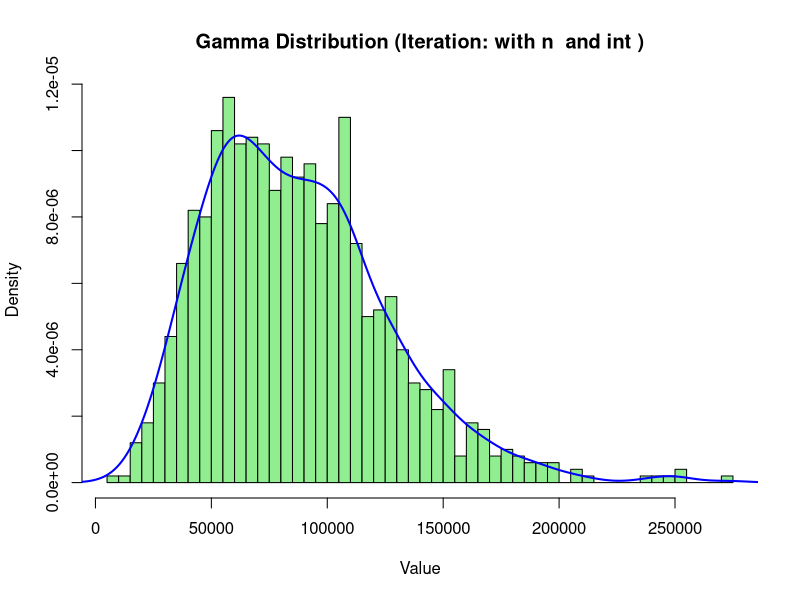
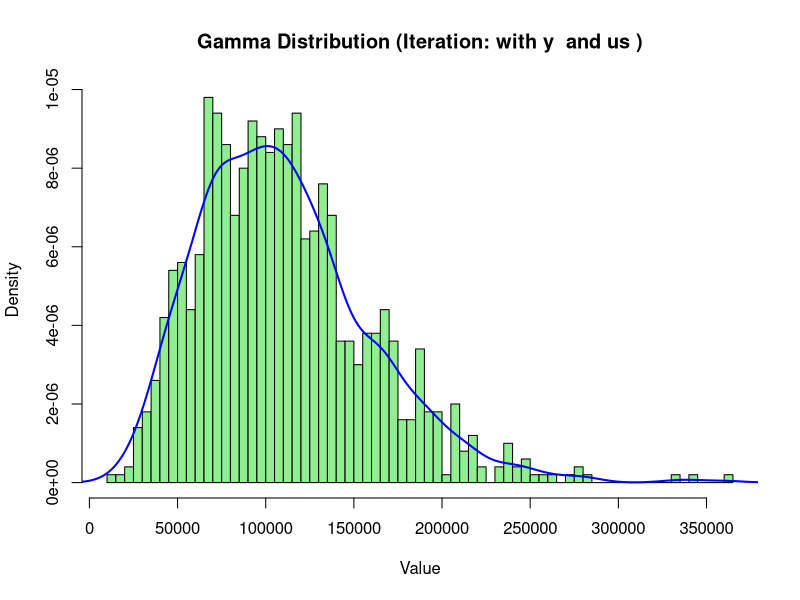
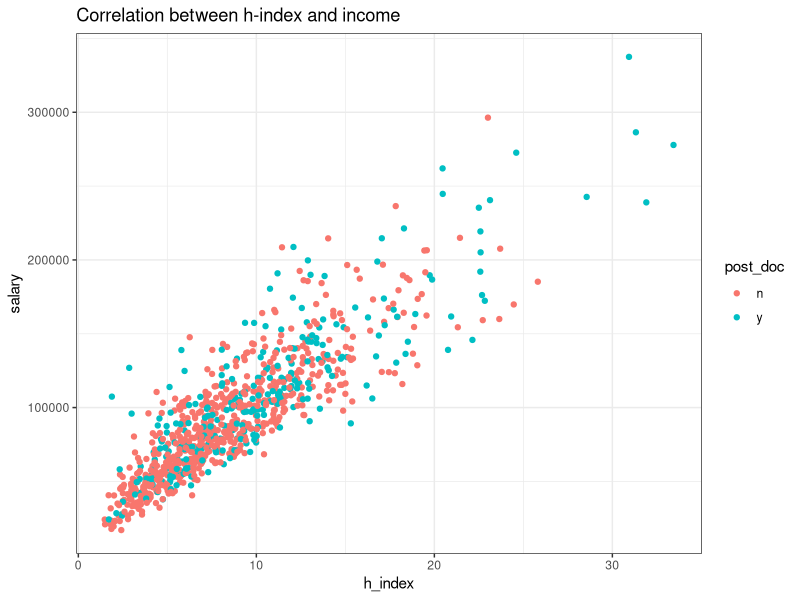
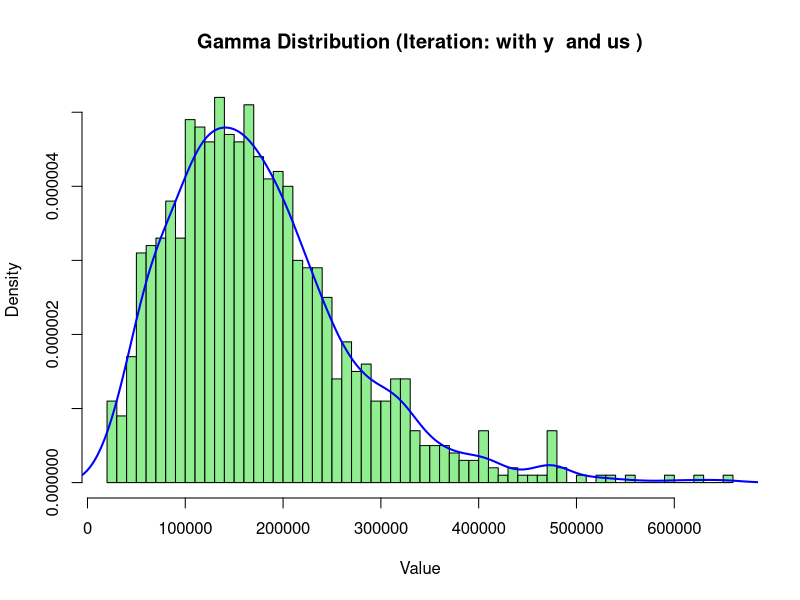
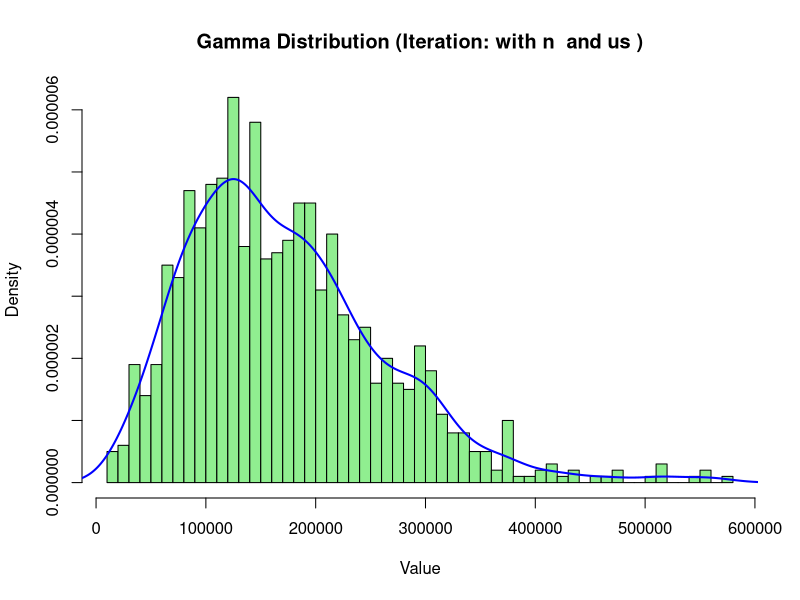
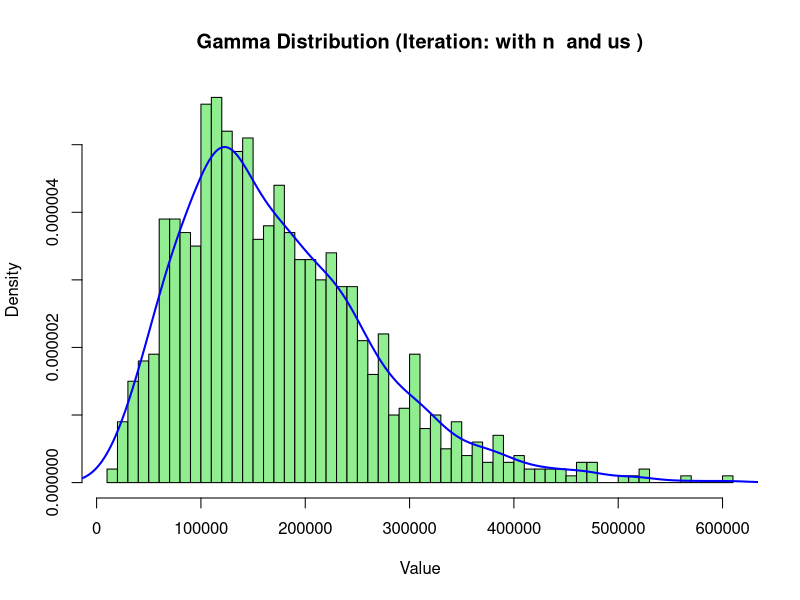
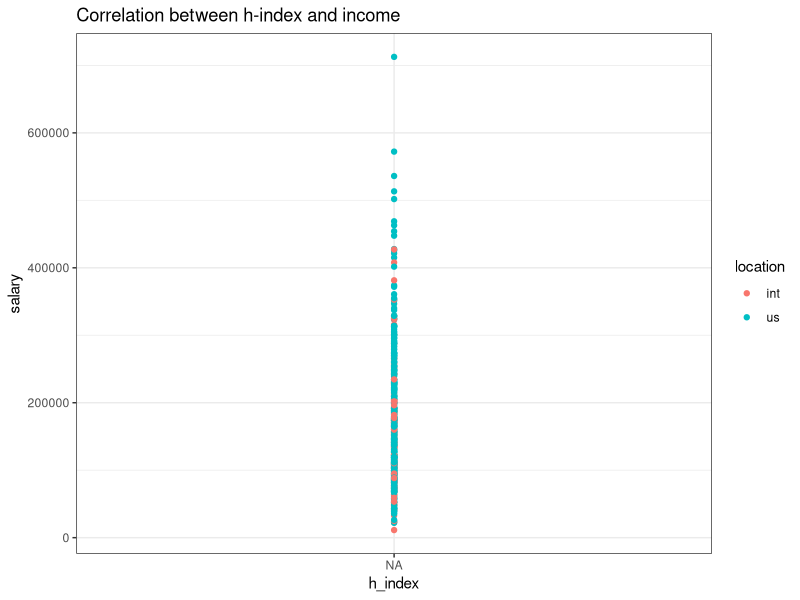

These charts were generated, in order, by the following R code:
## ---- chunk 1
library(dplyr)
library(ggplot2)

set.seed(12)
## ---- chunk 2
# creating parameters for humanity population (lower salary group)
# like pumpkin example
humanities_grads_salary_params <- list(
  mu = 90000, # mean yearly income (low income group in humanities)
  alpha = c('n' = -5000, # post doc position (yes vs no)
            'y' = +20000),
  beta = c('us' = 0, # location of Ph.D. (U.S. vs international)
           'int' = +1000
  ),
  # No interaction
  sigma = 20000
)
## ---- chunk 3
# like pumpkin example
# creating salary for population with parameters
distribution <- rnorm(100000, humanities_grads_salary_params$mu, humanities_grads_salary_params$sigma) # normally distributed -> rnorm

sample_size <- 700 # only sampled part of data (part of lower income group in humanities)

humanities_grads <- expand.grid( #setting up data frame with columns for postDoc, location and salary
  post_doc = rep(NA, sample_size), 
  location = rep(NA),
  salary = NA
)

#for-loop to fill data frame with information about postDoc and location (set up to not have an impact on annual salary)
for (r in 1:nrow(humanities_grads)) {
  # randomly assign postDoc or not with 50/50 proportion
  humanities_grads$post_doc[r] <- sample(c('y', 'n'), size=1, prob=c(0.5, 0.5))
  # randomly assign location  with 50/50 proportion
  humanities_grads$location[r] <- sample(c('us', 'int'), size=1, prob=c(0.5, 0.5))
}
## ---- chunk 4
# assigning PhD & location impact here
for (j in 1:nrow(humanities_grads)) {
  pd <- as.character(humanities_grads$post_doc[j])
  loc <- as.character(humanities_grads$location[j])       
  gamma <- 0 # no interaction wanted here
  humanities_grads$salary[j] <- (
    sample(distribution, 1)                      
    + humanities_grads_salary_params$alpha[pd]  
    + humanities_grads_salary_params$beta[loc]                
    + gamma                          
  )
}
## ---- chunk 5
# hist(humanities_grads$salary)
# abline(v=mean(humanities_grads$salary), col='red', lwd=1)
## ---- chunk 6
#adding impact of h-index (mean ~10 -> normal/low impact on salary)  - trial and error to get a reasonable number here
humanities_grads <- humanities_grads |> 
  dplyr::mutate(h_index = humanities_grads$salary * 0.00005 + rnorm(700, 10, 4))
mean_h_index <- mean(humanities_grads$h_index) # 14.97711 seems realistic
correlation_h_salary <- cor(humanities_grads$salary, humanities_grads$h_index) # 0.3209226
range_h_index <- range(humanities_grads$h_index) # ~1.8 - ~30.92
## ---- chunk 7
# hist(humanities_grads$h_index)
# abline(v=mean_h_index, col='red', lwd=1)
## ---- chunk 8
# like pumpkin example
# Now follows the creation of data of the group in humanities with a higher h-index and a higher salary.
# creating parameters for humanity population (higher salary group)
humanities_grads_H_salary_params <- list(
  mu = 140000, # mean yearly income -> set to be higher then for the first group
  alpha = c('n' = -5000,
            'y' = +20000
  ),
  beta = c('us' = 0,
           'int' = +1000
  ),
  # No interaction
  sigma = 20000
)
## ---- chunk 9
# like pumpkin example
distribution <- rnorm(100000, humanities_grads_H_salary_params$mu, humanities_grads_H_salary_params$sigma) # also normal distribution

sample_size <- 300 # rest of population to reach 1000 data points for humanities

#setting up data frame with columns for postDoc, location and salary
humanities_grads_H <- expand.grid(
  post_doc = rep(NA, sample_size), 
  location = rep(NA),
  salary = NA
)

#for-loop to fill data frame with information about postdoc and location (set up to not have an effect)
for (r in 1:nrow(humanities_grads_H)) {
  # randomly assign post-doc or not with 50/50 proportion
  humanities_grads_H$post_doc[r] <- sample(c('y', 'n'), size=1, prob=c(0.5, 0.5))
  # randomly assign location with proportion (0.4 international, 0.6 U.S.)
  humanities_grads_H$location[r] <- sample(c('us', 'int'), size=1, prob=c(0.5, 0.5))
}
## ---- chunk 10
for (j in 1:nrow(humanities_grads_H)) {
  pd <- as.character(humanities_grads_H$post_doc[j])
  loc <- as.character(humanities_grads_H$location[j])        
  gamma <- 0  # no interaction wanted
  humanities_grads_H$salary[j] <- (
    sample(distribution, 1)
    + humanities_grads_H_salary_params$alpha[pd]
    + humanities_grads_H_salary_params$beta[loc]                
    + gamma                          
  )
}
## ---- chunk 11
# hist(humanities_grads_H$salary)
# abline(v=mean(humanities_grads_H$salary), col='red', lwd=1)
## ---- chunk 12
#adding impact of h-index (mean ~25 -> higher impact on salary) - trial and error to get a reasonable number here
humanities_grads_H <- humanities_grads_H |> 
  dplyr::mutate(h_index = humanities_grads_H$salary * 0.00005 + rnorm(300, 25, 5))
mean_h_index_H <- mean(humanities_grads_H$h_index) # 32.57963 seems realistic
correlation_h_salary_H <- cor(humanities_grads_H$salary, humanities_grads_H$h_index) # 0.343683
range_h_index_H <- range(humanities_grads_H$h_index) # ~14.06 ~48
## ---- chunk 13
# hist(humanities_grads_H$h_index)
# abline(v=mean(humanities_grads_H$h_index), col='red', lwd=1)
## ---- chunk 14
humanities <- rbind(humanities_grads, humanities_grads_H)
humanities$field <- "humanities" # adding column for field, so data can be combined later
## ---- chunk 15
# histogram for full humanities salary
# hist(humanities$salary) # a little screwed; as it was set up!
# abline(v=mean(humanities_grads$salary), col='red', lwd=1)
# abline(v=mean(humanities_grads_H$salary), col='red', lwd=1)
# abline(v=mean(humanities$salary), col='blue', lwd=1)
## ---- chunk 16
# histogram for full humanities salary
# hist(humanities$h_index) # a little screwed to the right; as it was set up!
# abline(v=mean_h_index, col='red', lwd=1)
# abline(v=mean_h_index_H, col='red', lwd=1)
# abline(v=mean(humanities$h_index), col='blue', lwd=1)
## ---- chunk 17
# plot(
#   x = humanities$salary,
#   y = humanities$h_index,
#   cex = 1,
#   pch = 21,
# )
## ---- chunk 18
# creating parameters for humanity population (higher salary than humanities)
# like pumpkin example
Phy_Chem_grads_salary_params <- list(
  mu = 150000, # mean yearly income
  alpha = c('n' = -5000, # post doc position (yes vs no)
            'y' = +20000
  ),
  beta = c('us' = 0, # location of Ph.D. (U.S. vs international)
           'int' = +1000
  ),
  # No interaction
  sigma = 20000
)
## ---- chunk 19
# creating salary for population with parameters

distribution <- rnorm(100000, Phy_Chem_grads_salary_params$mu, Phy_Chem_grads_salary_params$sigma) 

sample_size <- 1000

Phy_Chem_grads <- expand.grid( #setting up data frame with columns for postDoc, location and salary
  post_doc = rep(NA, sample_size), 
  location = rep(NA),
  salary = NA
)

for (r in 1:nrow(Phy_Chem_grads)) {
  # randomly assign postDoc or not with 50/50 proportion
  Phy_Chem_grads$post_doc[r] <- sample(c('y', 'n'), size=1, prob=c(0.5, 0.5))
  # randomly assign postDoc or not with 50/50 proportion
  Phy_Chem_grads$location[r] <- sample(c('us', 'int'), size=1, prob=c(0.5, 0.5))
}
## ---- chunk 20
# assigning PhD & location impact here
for (j in 1:nrow(Phy_Chem_grads)) {
  pd <- as.character(Phy_Chem_grads$post_doc[j])
  loc <- as.character(Phy_Chem_grads$location[j])         
  gamma <- 0                       #no interaction wanted
  Phy_Chem_grads$salary[j] <- (
    sample(distribution, 1)
    + Phy_Chem_grads_salary_params$alpha[pd]
    + Phy_Chem_grads_salary_params$beta[loc]                
    + gamma                          
  )
}
## ---- chunk 21
 # hist(Phy_Chem_grads$salary)
 # abline(v=mean(Phy_Chem_grads$salary), col='red', lwd=1)
## ---- chunk 22
#adding impact of h-index (mean ~20 -> higher impact on salary) - trial and error to get a reasonable number here
Phy_Chem_grads <- Phy_Chem_grads |> 
  dplyr::mutate(h_index = Phy_Chem_grads$salary * 0.00005 + rnorm(1000, 20, 7))
mean_impact <- mean(Phy_Chem_grads$h_index) # 27.5773
correlation <- cor(Phy_Chem_grads$salary, Phy_Chem_grads$h_index) # 0.148731
range_h_index <- range(humanities_grads$h_index) # ~1.8 - ~31
## ---- chunk 23
# plot(
#   x = Phy_Chem_grads$salary,
#   y = Phy_Chem_grads$h_index,
#   cex = 1,
#   pch = 21,
# )
## ---- chunk 24
Phy_Chem_grads$field <- "Physics_Chemistry"
## ---- chunk 25

eng_comp_salary_params <- list(
  mu = 123000, # based on google search for mean salary
  alpha = c('n' = -5000, # set effect of having a post doc on salary
            'y' = +20000
  ),
  beta = c('us' = 0, #set effect of getting a PhD from the US or internationally on salary
           'int' = 0
  ),
  # Not adding any interaction terms (gamma)
  sigma = 20000 #set standard deviation of population parameters
)

#make population distribution. I chose to make the engineer/computer science salary normally distributed
population_dist <- rnorm(100000, eng_comp_salary_params$mu, eng_comp_salary_params$sigma)

## ---- chunk 26
sample_size <- 1000

eng_comp_grads <- expand.grid(
  post_doc = rep(NA, sample_size), 
  location = NA,
  salary = NA
)

for (r in 1:nrow(eng_comp_grads)) {
  # randomly assign post-doc or not with proportion (0.3 post-doc, 0.7 not)
  eng_comp_grads$post_doc[r] <- sample(c('y', 'n'), size=1, prob=c(0.3, 0.7))
  # randomly assign location with proportion (0.4 international, 0.6 U.S.)
  eng_comp_grads$location[r] <- sample(c('us', 'int'), size=1, prob=c(0.4, 0.6))
  
}
# generate salary data
for (j in 1:nrow(eng_comp_grads)) {
  pd <- as.character(eng_comp_grads$post_doc[j]) # temp. store post doc status
  loc <- as.character(eng_comp_grads$location[j])      # temp. store location         
  gamma <- 0                       #no interaction, so no combination factor needed
  eng_comp_grads$salary[j] <- (
    sample(population_dist, 1)                        #sample randomly from the population distribution
    + eng_comp_salary_params$alpha[pd]                # assign expected impact of other variables
    + eng_comp_salary_params$beta[loc]                
    + gamma                          
  )
}

#hist(eng_comp_grads$salary) #plot salary histogram

#mutate salary, manually altering scaling variables and mean of index distribution until desired mean impact and desired correlation between impact and salary is reached. Here, I picked mean h-index ~ 11 (based on a google search) and correlation ~0.3 (because we wanted h-index to be only weakly important in this field)

eng_comp_grads <- eng_comp_grads |> 
  dplyr::mutate(h_index = eng_comp_grads$salary * 0.00005 + rnorm(1000, 5, 3))
mean_impact <- mean(eng_comp_grads$h_index)
correlation <- cor(eng_comp_grads$salary, eng_comp_grads$h_index)
#hist(eng_comp_grads$h_index) #plot h-index values

eng_comp_grads$field <- "engineering/comp sci"

## ---- chunk 27
params <- list(
  mu = 95000,
  alpha = c('n' = -9000,
            'y' = +17000
  ),
  beta = c('us' = 0,
           'int' = +1000
  )
)
## ---- chunk 28
sample_size <- 890
gamma_size <- 1000

earth_bio_grads <- data.frame(
  post_doc = rep(NA, sample_size), 
  location = rep(NA, sample_size),
  field = 'Earth Science & Biology',
  salary = NA,
  h_index = NA
)

grads <- nrow(earth_bio_grads)

for (r in 1:grads) {
  # randomly assign post-doc or not with proportion (0.3 post-doc, 0.7 not)
  earth_bio_grads$post_doc[r] <- sample(c('y', 'n'), size=1, prob=c(0.3, 0.7))
  # randomly assign location with proportion (0.4 international, 0.6 U.S.)
  earth_bio_grads$location[r] <- sample(c('us', 'int'), size=1, prob=c(0.4, 0.6))
  
  # Assign params 
  pd <- as.character(earth_bio_grads$post_doc[r])
  loc <- as.character(earth_bio_grads$location[r])
  full_mu = params$mu
  alpha = params$alpha[pd]
  beta = params$beta[loc]
  
  sample_mu <- full_mu + alpha + beta
  
  sample_shape <- 5
  sample_rate <- (sample_shape / sample_mu)
  
  gamma_dist <- rgamma(gamma_size, shape = sample_shape, rate = sample_rate)
  
  if (r %in% c(5, 99, 900)) {
    hist(gamma_dist, breaks = 50, main = paste("Gamma Distribution (Iteration: with", pd, " and", loc,")"),
         xlab = "Value", probability = TRUE, col = "lightgreen")
    lines(density(gamma_dist), col = "blue", lwd = 2)
  }
  
  salary <- sample(gamma_dist, size=1)
  
  earth_bio_grads$salary[r] <- salary
}
## ---- chunk 29

variability_param <- 0.5 # Make it bigger to decrease h-index correlation
sd <- variability_param / 2

earth_bio_grads <- earth_bio_grads %>% 
  mutate(h_index = salary * (1 + rnorm(grads, 0, sd))) %>% 
  mutate(h_index = case_when(h_index < 0 ~ 0,
                             h_index >= 0 ~ h_index)) %>% 
  mutate(h_index = h_index / 11000) 

print(cor(earth_bio_grads$h_index, earth_bio_grads$salary))

options(scipen = 999 )

plot <- ggplot(data = earth_bio_grads, 
               mapping = aes(x=h_index, 
                             y=salary, 
                             color=post_doc)) +
  geom_point() +
  #scale_x_continuous(labels = label_number()) +
  theme_bw() +
  labs(title="Correlation between h-index and income")

print(plot)
## ---- chunk 30

params <- list(
  mu = 152000,
  alpha = c('n' = -1000,
            'y' = +4000
  ),
  beta = c('us' = +20000,
           'int' = -2500
  )
)
## ---- chunk 31

sample_size <- 525
gamma_size <- 1000

math_stats_grads <- data.frame(
  post_doc = rep(NA, sample_size), 
  location = rep(NA, sample_size),
  field = 'Math & Statistics',
  salary = NA,
  h_index = NA
)

grads <- nrow(math_stats_grads)

for (r in 1:grads) {
  # randomly assign post-doc or not with proportion (0.3 post-doc, 0.7 not)
  math_stats_grads$post_doc[r] <- sample(c('y', 'n'), size=1, prob=c(0.15, 0.85))
  # randomly assign location with proportion (0.4 international, 0.6 U.S.)
  math_stats_grads$location[r] <- sample(c('us', 'int'), size=1, prob=c(0.75, 0.25))
  
  # Assign params 
  pd <- as.character(math_stats_grads$post_doc[r])
  loc <- as.character(math_stats_grads$location[r])
  full_mu = params$mu
  alpha = params$alpha[pd]
  beta = params$beta[loc]
  
  sample_mu <- full_mu + alpha + beta
  
  sample_shape <- 3.5
  sample_rate <- (sample_shape / sample_mu)
  
  gamma_dist <- rgamma(gamma_size, shape = sample_shape, rate = sample_rate)
  
  if (r %in% c(5, 99, 500)) {
    hist(gamma_dist, breaks = 50, main = paste("Gamma Distribution (Iteration: with", pd, " and", loc,")"),
         xlab = "Value", probability = TRUE, col = "lightgreen")
    lines(density(gamma_dist), col = "blue", lwd = 2)
  }
  
  salary <- sample(gamma_dist, size=1)
  
  math_stats_grads$salary[r] <- salary
}
## ---- chunk 32

variability_param <- 3 # Make it bigger to decrease h-index correlation
sd <- variability_param / 2


earth_bio_grads <- earth_bio_grads %>% 
  mutate(h_index = salary * (1 + rnorm(grads, 0, sd))) %>% 
  mutate(h_index = case_when(h_index < 0 ~ 0,
                             h_index >= 0 ~ h_index)) %>% 
  mutate(h_index = h_index / 28000) 

print(cor(math_stats_grads$h_index, math_stats_grads$salary))

options(scipen = 999 )

plot <- ggplot(data = math_stats_grads, 
               mapping = aes(x=h_index, 
                             y=salary, 
                             color=location)) +
  geom_point() +
  #scale_x_continuous(labels = label_number()) +
  theme_bw() +
  labs(title="Correlation between h-index and income")

print(plot)

## ---- chunk 33
academia <- rbind(humanities, Phy_Chem_grads, eng_comp_grads, earth_bio_grads, math_stats_grads)
table(academia$field)
write.csv(academia, file='Bi610_dataSet_academia.csv', row.names=FALSE)
